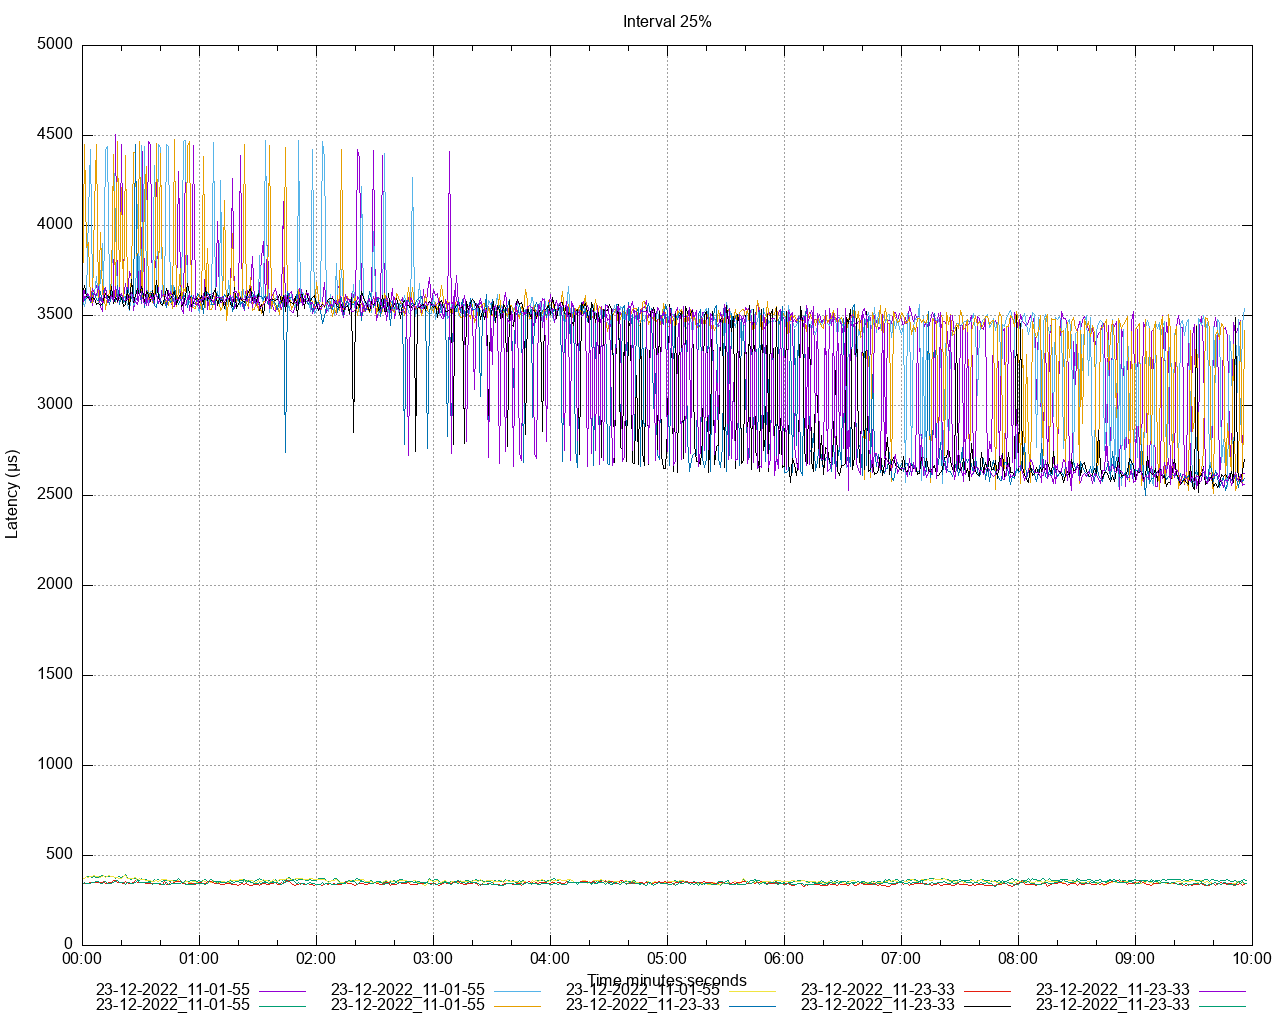

The gnuplot source for this figure:
set title 'Interval 25%' noenhanced
set style data lines
set datafile separator ","
set terminal png size 1280,1024
set grid
set key below
set xdata time
set timefmt "%s"
offset = 0
t0(x)=(offset=($0==0) ? x : offset, x - offset)
set xlabel 'Time minutes:seconds'
set ylabel 'Latency (μs)'
set output '/Users/ahmet.mircik/Workspace/python/hazelcast-simulator/offload-benchmarks/report/latency/latency_interval_25_get.png'
plot \
   '/Users/ahmet.mircik/Workspace/python/hazelcast-simulator/offload-benchmarks/report/data/latency_interval_25_get_1.data' using (t0(timecolumn(1))):2 title "23-12-2022_11-01-55" noenhanced , \
   '/Users/ahmet.mircik/Workspace/python/hazelcast-simulator/offload-benchmarks/report/data/latency_interval_25_get_2.data' using (t0(timecolumn(1))):2 title "23-12-2022_11-01-55" noenhanced , \
   '/Users/ahmet.mircik/Workspace/python/hazelcast-simulator/offload-benchmarks/report/data/latency_interval_25_get_3.data' using (t0(timecolumn(1))):2 title "23-12-2022_11-01-55" noenhanced , \
   '/Users/ahmet.mircik/Workspace/python/hazelcast-simulator/offload-benchmarks/report/data/latency_interval_25_get_4.data' using (t0(timecolumn(1))):2 title "23-12-2022_11-01-55" noenhanced , \
   '/Users/ahmet.mircik/Workspace/python/hazelcast-simulator/offload-benchmarks/report/data/latency_interval_25_get_5.data' using (t0(timecolumn(1))):2 title "23-12-2022_11-01-55" noenhanced , \
   '/Users/ahmet.mircik/Workspace/python/hazelcast-simulator/offload-benchmarks/report/data/latency_interval_25_get_6.data' using (t0(timecolumn(1))):2 title "23-12-2022_11-23-33" noenhanced , \
   '/Users/ahmet.mircik/Workspace/python/hazelcast-simulator/offload-benchmarks/report/data/latency_interval_25_get_7.data' using (t0(timecolumn(1))):2 title "23-12-2022_11-23-33" noenhanced , \
   '/Users/ahmet.mircik/Workspace/python/hazelcast-simulator/offload-benchmarks/report/data/latency_interval_25_get_8.data' using (t0(timecolumn(1))):2 title "23-12-2022_11-23-33" noenhanced , \
   '/Users/ahmet.mircik/Workspace/python/hazelcast-simulator/offload-benchmarks/report/data/latency_interval_25_get_9.data' using (t0(timecolumn(1))):2 title "23-12-2022_11-23-33" noenhanced , \
   '/Users/ahmet.mircik/Workspace/python/hazelcast-simulator/offload-benchmarks/report/data/latency_interval_25_get_10.data' using (t0(timecolumn(1))):2 title "23-12-2022_11-23-33" noenhanced , \
